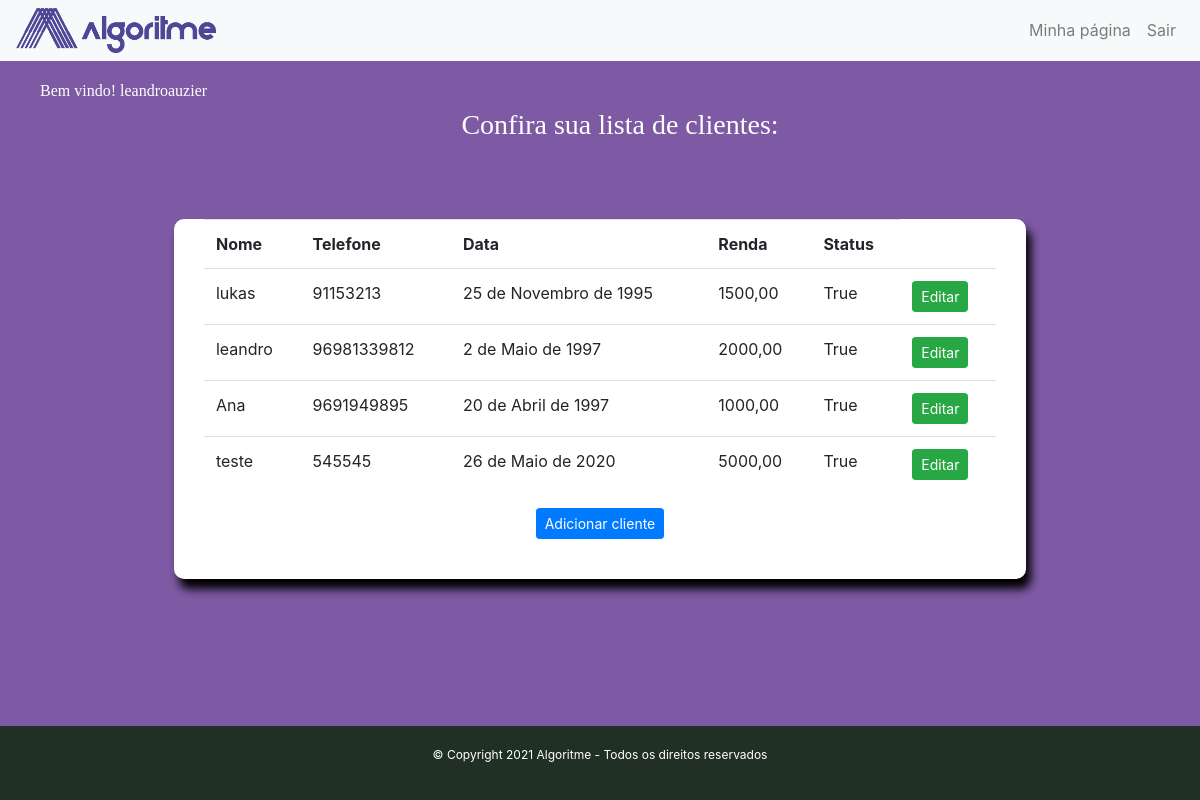
The app's page /accounts/profile (signed in) with its own data.
### core/models.py (models this page shows)
class Cliente(models.Model):
    nome = models.CharField("Nome", max_length=50, blank=True)
    telefone = models.CharField("Telefone", max_length=50)
    data_nascimento = models.DateField("Data de nascimento", null=True, blank=True)
    renda = models.DecimalField("Renda", decimal_places=2, max_digits=10, blank=True)
    status = models.BooleanField("Status", default=True, blank=False)

### core/views.py (the view)
# urls.py: path('profile', profile, name='profile'),
@login_required
def profile(request, template_name="account/profile.html"):
    clientes = Cliente.objects.all()
    context = {
        'clientes': clientes
    }
    return render(request, template_name, context)

### templates/account/profile.html (shortened to what this page needs)
{% extends 'base.html' %}
{% block body %}
<body style="background-color: #7D5AA3">
{% endblock body %}
    {% block conteudo %}
        <div id="saudacao">
            <h6>Bem vindo! {{ request.user.username }}</h6>
            <h3 style="text-align: center;">Confira sua lista de clientes:</h3>
        </div>
        <div class="row d-flex justify-content-center">
            <div class="row d-flex justify-content-center" id="tabela">
                <table class="table table-hover">
                    <tr>
                        <th>Nome</th>
                        <th>Telefone</th>
                        <th>Data</th>
                        <th>Renda</th>
                        <th>Status</th>
                    </tr>
                    {% for cliente in clientes %}
                    <tr>
                        <td>{{ cliente.nome }}</td>
                        <td>{{ cliente.telefone }}</td>
                        <td>{{ cliente.data_nascimento }}</td>
                        <td>{{ cliente.renda }}</td>
                        <td>{{ cliente.status }}</td>
                        <td>
                            <a type="button" class="btn btn-success btn-sm" href="{% url 'core:editar_cliente' cliente.id %}">
                                Editar
                            </a>
                        </td>
                    </tr>
                    {% endfor %}
                </table>
                <a type="button" class="btn btn-primary btn-sm" href="{% url 'core:cadastrar_cliente'%}">
                    Adicionar cliente
                </a>
            </div>
        </div>
    {% endblock conteudo %}

### templates/base.html (shortened to what this page needs)
<!DOCTYPE html>
{% load static %}
<html lang="pt-br">
<head>
  {% include 'parciais/head.html' %}
  <link rel="stylesheet" href="/static/css/estilo.css">
</head>
  {% block body %}{% endblock body %}
  <header>
    {% block nav %}
      {% include 'parciais/nav.html' %}
    {% endblock nav %}
  </header>
  {% block conteudo %}
  {% endblock conteudo %}
  {% include 'parciais/footer.html' %}
</body>
</html>

### templates/parciais/head.html (shortened to what this page needs)
{% load static %}
  <link rel="stylesheet" href="https://maxcdn.bootstrapcdn.com/bootstrap/4.0.0/css/bootstrap.min.css">

### templates/parciais/nav.html (shortened to what this page needs)
{% load static %}
{% block nav %}
<nav class="navbar navbar-expand-lg navbar-light bg-light">
  <div class="collapse navbar-collapse" id="navbarSupportedContent">
    <ul class="navbar-nav mr-auto">
      <li class="nav-item active">
        <a href="/"><img src="/static/images/algoritme.png" alt="Algoritme logo" width="200px" height=" 44.67px ;"></a>
      </li>
    </ul>
    <form class="form-inline my-2 my-lg-0">
      <ul class="navbar-nav mr-auto">
         {% if user.is_authenticated %}
          <li class="nav-item">
              <a class="nav-link" href="{% url 'core:profile' %}">Minha página</a>
          </li>
          <li class="nav-item">
              <a class="nav-link" href="{% url 'core:logout_user' %}">Sair</a>
          </li>
        {% endif %}
      </ul>
    </form>
  </div>
</nav>
{% endblock nav %}

### templates/parciais/footer.html
{% block footer %}
<br>
<footer>
    <div class="container-fluid">
      <div class="row">
        <div class="col-md-12">
            <div class="footer-conteudo float-center text-center">
                <p style="text-align: center;">© Copyright {%now "Y"%} Algoritme - Todos os direitos reservados</p>
            </div>
        </div>
      </div>
    </div>
</footer>
{% endblock footer %}

### templates/static/css/estilo.css (style rules this page uses)
#saudacao { color: white; padding: 20px 0px 20px 40px; }
p { font-size: 12px; text-align: justify; text-justify: inter-word; }
footer { color:white; padding: 20px 5px; background-color: #203024; width: 100%; background-attachment: scroll; position: fixed; bottom: 0; margin:auto; }
#tabela { background-color: #FFFFFF; border-radius: 10px; padding: 0px 30px 40px 30px; box-shadow: 5px 10px 10px black; margin-bottom: 100px; margin-top:50px; }
h6, h3, h1 { font-family: Lucida Bright, Century Regular; }

### records on screen
Cliente: nome "lukas", telefone "91153213", data_nascimento "25 de Novembro de 1995", renda "1500,00", status "True"
Cliente: nome "leandro", telefone "96981339812", data_nascimento "2 de Maio de 1997", renda "2000,00", status "True"
Cliente: nome "Ana", telefone "9691949895", data_nascimento "20 de Abril de 1997", renda "1000,00", status "True"
Cliente: nome "teste", telefone "545545", data_nascimento "26 de Maio de 2020", renda "5000,00", status "True"

### other values on screen
{{ request.user.username }} "leandroauzier"
